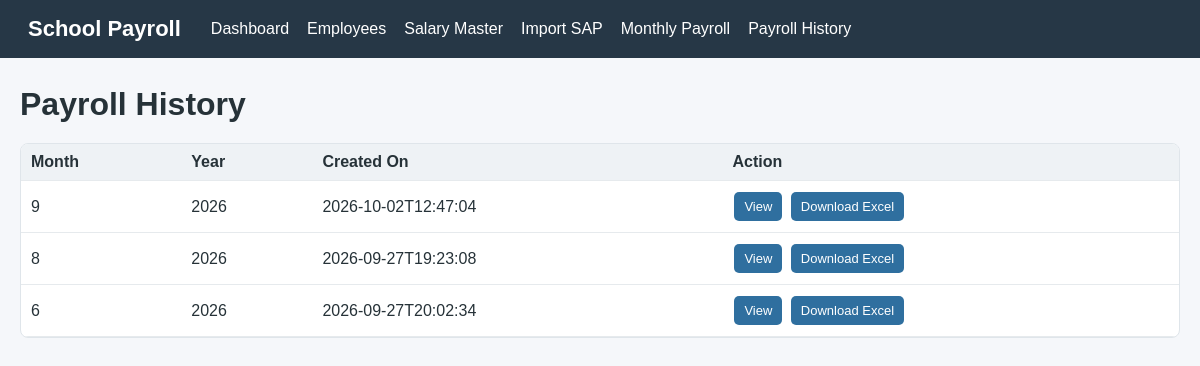
The app's page /payroll/history with its own data.
### tables this page shows
CREATE TABLE payroll_runs (
        id INTEGER PRIMARY KEY AUTOINCREMENT,
        payroll_month INTEGER NOT NULL,
        payroll_year INTEGER NOT NULL,
        created_on TEXT NOT NULL,
        created_by TEXT,
        UNIQUE(payroll_month, payroll_year)
    );

### app.py (the view)
@app.route("/payroll/history")
def payroll_history():
    conn = db()
    runs = conn.execute("""
      SELECT * FROM payroll_runs ORDER BY payroll_year DESC, payroll_month DESC
    """).fetchall()
    conn.close()
    return render_template("history.html", runs=runs)

### app.py (called while the page is built)
def db():
    conn = sqlite3.connect(DB_PATH)
    conn.row_factory = sqlite3.Row
    return conn

### templates/history.html
{% extends "base.html" %}
{% block content %}
<h1>Payroll History</h1>
<div class="table-wrap">
<table>
<thead><tr><th>Month</th><th>Year</th><th>Created On</th><th>Action</th></tr></thead>
<tbody>
{% for r in runs %}
<tr><td>{{ r.payroll_month }}</td><td>{{ r.payroll_year }}</td><td>{{ r.created_on }}</td>
<td>
<a class="button small" href="{{ url_for('payroll_run', run_id=r.id) }}">View</a>
<a class="button small" href="{{ url_for('payroll_export', run_id=r.id) }}">Download Excel</a>
</td></tr>
{% endfor %}
</tbody>
</table>
</div>
{% endblock %}

### static/style.css (style rules this page uses)
body { font-family:Arial,sans-serif;margin:0;background:#f5f7fa;color:#263238 }
h1 { margin-bottom:20px }
button,.button { display:inline-block;background:#2f6f9f;color:white;border:0;border-radius:5px;padding:10px 16px;text-decoration:none;cursor:pointer;margin:8px 6px 8px 0 }
.table-wrap { overflow:auto;background:white;border:1px solid #dfe5ea;border-radius:8px;margin:16px 0 }
table { border-collapse:collapse;width:100%;min-width:900px }
th,td { padding:9px 10px;border-bottom:1px solid #e6eaed;text-align:left;white-space:nowrap }
th { background:#eef2f5 }
.button.small { padding:7px 10px;font-size:13px;margin:2px }

### records on screen
payroll_runs: payroll_month "9", payroll_year "2026", created_on "2026-10-02T12:47:04"
payroll_runs: payroll_month "8", payroll_year "2026", created_on "2026-09-27T19:23:08"
payroll_runs: payroll_month "6", payroll_year "2026", created_on "2026-09-27T20:02:34"
